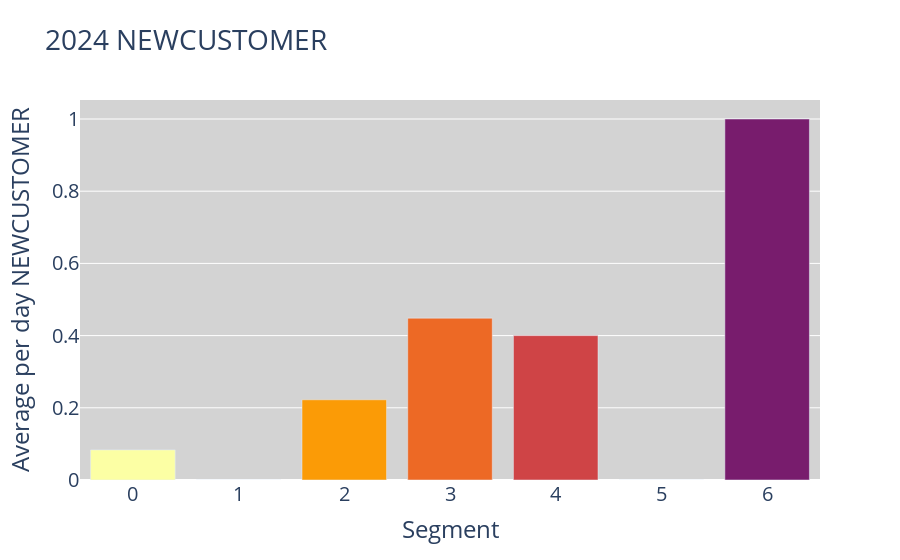
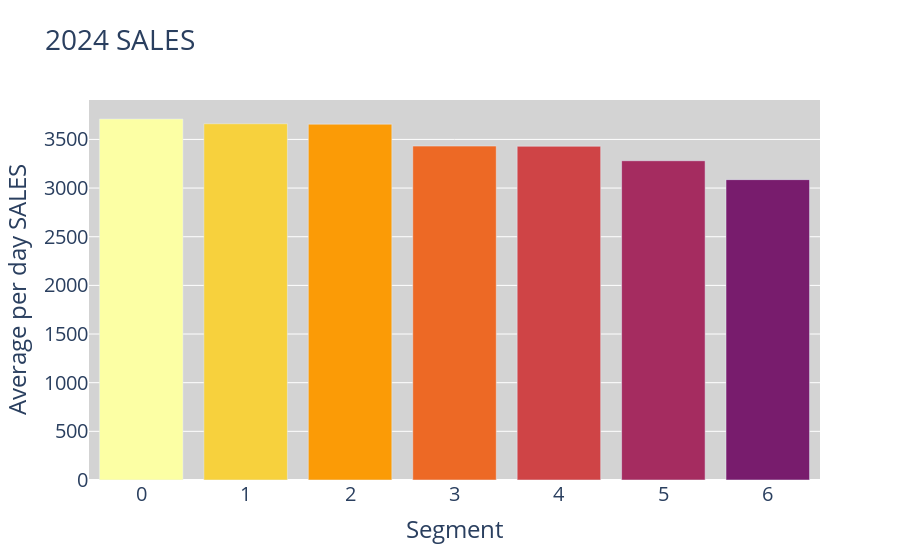
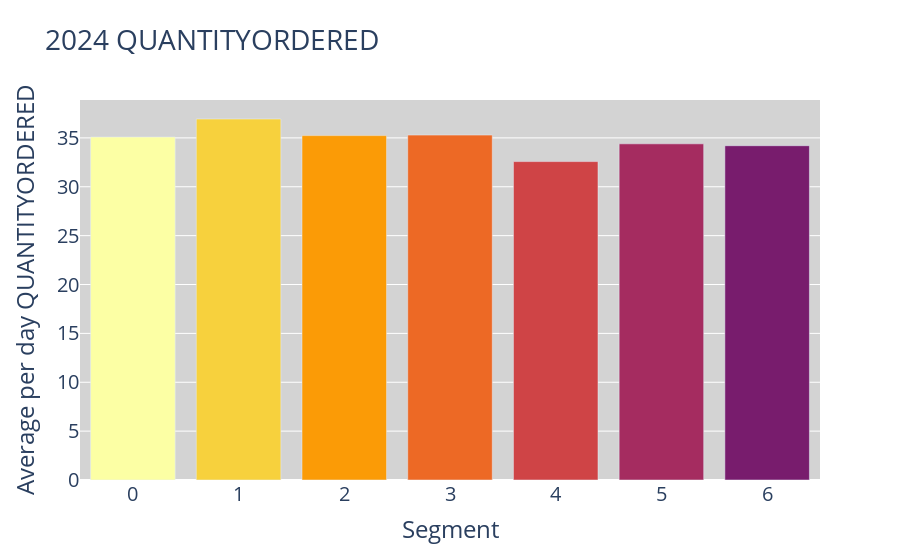

Notebook code for these charts, in order:
### Code cell
import plotly.express as px

# Exclude 'kmeans_labels' from the list of metrics
metrics = temp_df.columns[1:]

# Create separate bar plots for each metric with gradients of blues
for metric in metrics:
    fig = px.bar(temp_df, x='dbscan_labels', y=metric,
                 labels={'dbscan_labels': 'Segment', metric: f'Average per day {metric}'},
                 title=f'2024 {metric}')

    # Define a custom color scale ranging from dark to light blue
    num_segments = len(temp_df['dbscan_labels'].unique())
    colors = px.colors.sequential.Inferno[::-1]  # Reverse the default Blues color scale
   
    # Assign colors to segments based on their order
    segment_colors = {label: colors[i % len(colors)] for i, label in enumerate(temp_df['dbscan_labels'].unique())}
   
    fig.update_traces(marker=dict(
       color=[segment_colors[label] for label in temp_df['dbscan_labels']]
    ))
    # Update the y-axis title for the 'PlayerCount' column
    if metric == 'PlayerCount':
        fig.update_yaxes(title=f'Full-period {metric}', tickfont=dict(size=20))
    elif metric == 'CRM_sum':
        fig.update_yaxes(title=f'Full-period {metric}', tickfont=dict(size=20))
    elif metric == 'NetWin_sum':
        fig.update_yaxes(title=f'Full-period {metric}', tickfont=dict(size=20))
    elif metric == 'Frequency%WA':
        fig.update_yaxes(title=f'Weighted Average per day', tickfont=dict(size=20), tickformat='.0%')
    else:
        fig.update_yaxes(title=f'Average per day {metric}', tickfont=dict(size=20))
    # Set the background color of the entire plot
    fig.update_layout(plot_bgcolor='lightgray', font=dict(size=20))
     # Remove decimals from x-axis labels
    fig.update_xaxes(type='category', categoryorder='category ascending', tickfont=dict(size=20))
    fig.show()

### Figure 1 — Plotly figure (JSON) as saved in the notebook; plotly's stock layout.template omitted (floating-point values rounded to 4 significant figures)
{"data": [{"alignmentgroup": "True", "hovertemplate": "Segment=%{x}<br>Average per day NEWCUSTOMER=%{y}<extra></extra>", "legendgroup": "", "marker": {"color": ["#fcffa4", "#f7d13d", "#fb9b06", "#ed6925", "#cf4446", "#a52c60", "#781c6d"], "pattern": {"shape": ""}}, "name": "", "offsetgroup": "", "orientation": "v", "showlegend": false, "textposition": "auto", "type": "bar", "x": [0, 1, 2, 3, 4, 5, 6], "xaxis": "x", "y": [0.08333, 0, 0.2222, 0.4483, 0.4, 0, 1], "yaxis": "y"}], "layout": {"barmode": "relative", "font": {"size": 20}, "legend": {"tracegroupgap": 0}, "plot_bgcolor": "lightgray", "title": {"text": "2024 NEWCUSTOMER"}, "xaxis": {"anchor": "y", "categoryorder": "category ascending", "domain": [0, 1], "tickfont": {"size": 20}, "title": {"text": "Segment"}, "type": "category"}, "yaxis": {"anchor": "x", "domain": [0, 1], "tickfont": {"size": 20}, "title": {"text": "Average per day NEWCUSTOMER"}}}}

### Figure 2 — Plotly figure (JSON) as saved in the notebook; plotly's stock layout.template omitted (floating-point values rounded to 4 significant figures)
{"data": [{"alignmentgroup": "True", "hovertemplate": "Segment=%{x}<br>Average per day SALES=%{y}<extra></extra>", "legendgroup": "", "marker": {"color": ["#fcffa4", "#f7d13d", "#fb9b06", "#ed6925", "#cf4446", "#a52c60", "#781c6d"], "pattern": {"shape": ""}}, "name": "", "offsetgroup": "", "orientation": "v", "showlegend": false, "textposition": "auto", "type": "bar", "x": [0, 1, 2, 3, 4, 5, 6], "xaxis": "x", "y": [3710.0, 3661.0, 3657.0, 3432.0, 3430.0, 3281.0, 3087.0], "yaxis": "y"}], "layout": {"barmode": "relative", "font": {"size": 20}, "legend": {"tracegroupgap": 0}, "plot_bgcolor": "lightgray", "title": {"text": "2024 SALES"}, "xaxis": {"anchor": "y", "categoryorder": "category ascending", "domain": [0, 1], "tickfont": {"size": 20}, "title": {"text": "Segment"}, "type": "category"}, "yaxis": {"anchor": "x", "domain": [0, 1], "tickfont": {"size": 20}, "title": {"text": "Average per day SALES"}}}}

### Figure 3 — Plotly figure (JSON) as saved in the notebook; plotly's stock layout.template omitted (floating-point values rounded to 4 significant figures)
{"data": [{"alignmentgroup": "True", "hovertemplate": "Segment=%{x}<br>Average per day QUANTITYORDERED=%{y}<extra></extra>", "legendgroup": "", "marker": {"color": ["#fcffa4", "#f7d13d", "#fb9b06", "#ed6925", "#cf4446", "#a52c60", "#781c6d"], "pattern": {"shape": ""}}, "name": "", "offsetgroup": "", "orientation": "v", "showlegend": false, "textposition": "auto", "type": "bar", "x": [0, 1, 2, 3, 4, 5, 6], "xaxis": "x", "y": [35.08, 36.93, 35.23, 35.29, 32.57, 34.39, 34.2], "yaxis": "y"}], "layout": {"barmode": "relative", "font": {"size": 20}, "legend": {"tracegroupgap": 0}, "plot_bgcolor": "lightgray", "title": {"text": "2024 QUANTITYORDERED"}, "xaxis": {"anchor": "y", "categoryorder": "category ascending", "domain": [0, 1], "tickfont": {"size": 20}, "title": {"text": "Segment"}, "type": "category"}, "yaxis": {"anchor": "x", "domain": [0, 1], "tickfont": {"size": 20}, "title": {"text": "Average per day QUANTITYORDERED"}}}}
